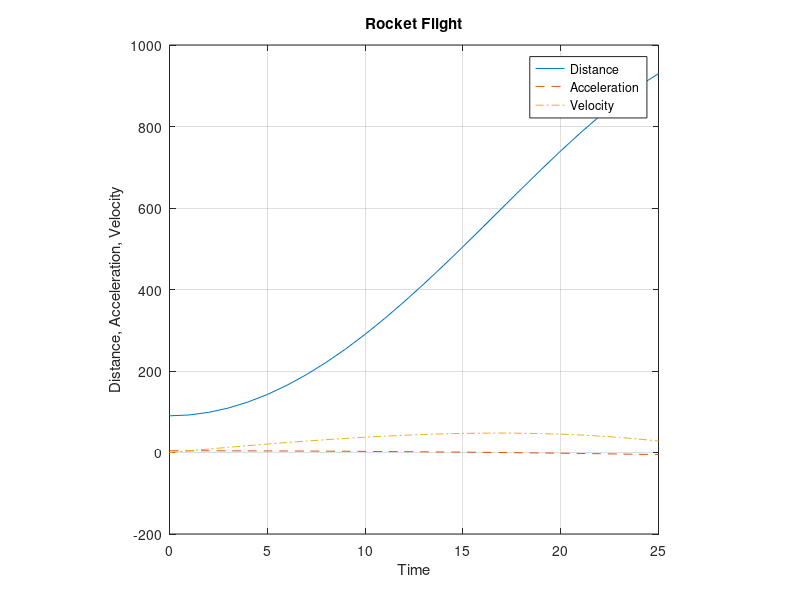

This chart was generated by the following MATLAB code:
%**************************************************************************
%MATLAB DEMO USING MATRIX MULTIPLICATION, MATRIX WITHIN MATRIX, AND
%MULTI-VARIABLE PLOTTING
%   
%PROGRAM DESCRIPTION:
%This program will compute distance, velocity, and acceleration of a rocket
%as time varies from 0 to 25 seconds in one second intervals.  The program
%will plot the curves of distance, velocity, and acceleration vs time.  The
%results are printed to the Command Window and to an output file.
%
%DESCRIPTION VARIABLES:
%NAME        | TYPE   | DESCRIPTION
%--------------------------------------------------------------------------
%outputfile  | char   | file location of printed output
%time        | double | one-dimensional matrix of time in seconds
%accl        | double | one-dimensional matrix of acceleration in ft/sec^2
%velo        | double | one-dimensional matrix of velocity in ft/sec
%dist        | double | one-dimensional matrix of distance in ft
%**************************************************************************

%Clear Command Window, clear memory, and close plots
clc
clear
close all

%Open output file
outputfile = fopen('rocket_output.txt','wt');

%Print headings to Command Window
disp('****************************************************************');
disp('                    ROCKET FLIGHT SIMULATION');
disp(' ');
disp('          TIME   ACCELERATION   VELOCITY     DISTANCE');
disp('          (sec)   (ft/sec^2)    (ft/sec)       (ft)');

%Print headings to output file
fprintf(outputfile,'**************************************************');
fprintf(outputfile,'**************\n');
fprintf(outputfile,'%44s\r\n\n%53s\r\n%51s','ROCKET FLIGHT SIMULATION',...
        'TIME    ACCELERATION     VELOCITY      DISTANCE',...
        '(sec)   (ft/sec*sec)     (ft/sec)        (ft)');

%Compute distance, velocity, acceleration, and print results
time = 0:1:25;
dist = 90.0+2.125*time.^2-0.00125*time.^4;
velo = 4.25*time-0.005*time.^3;
accel = 4.25-0.015*time.^2;
disp([time',accel',velo',dist']);
flight = [time;accel;velo;dist];
fprintf(outputfile,'\r\n %2i       %6.2f          %6.2f        %6.2f',...
        flight);
fprintf(outputfile,'\n*************************************************');
fprintf(outputfile,'***************');
disp('****************************************************************');
disp(' ');
disp(' ');

%Plot distance, velocity, and acceleration vs time
plot(time,dist,time,accel,'--',time,velo,'-.'),...
    title('Rocket Flight'),xlabel('Time'),...
    ylabel('Distance, Acceleration, Velocity'),...
    legend('Distance','Acceleration','Velocity'),...
    grid on,axis square







